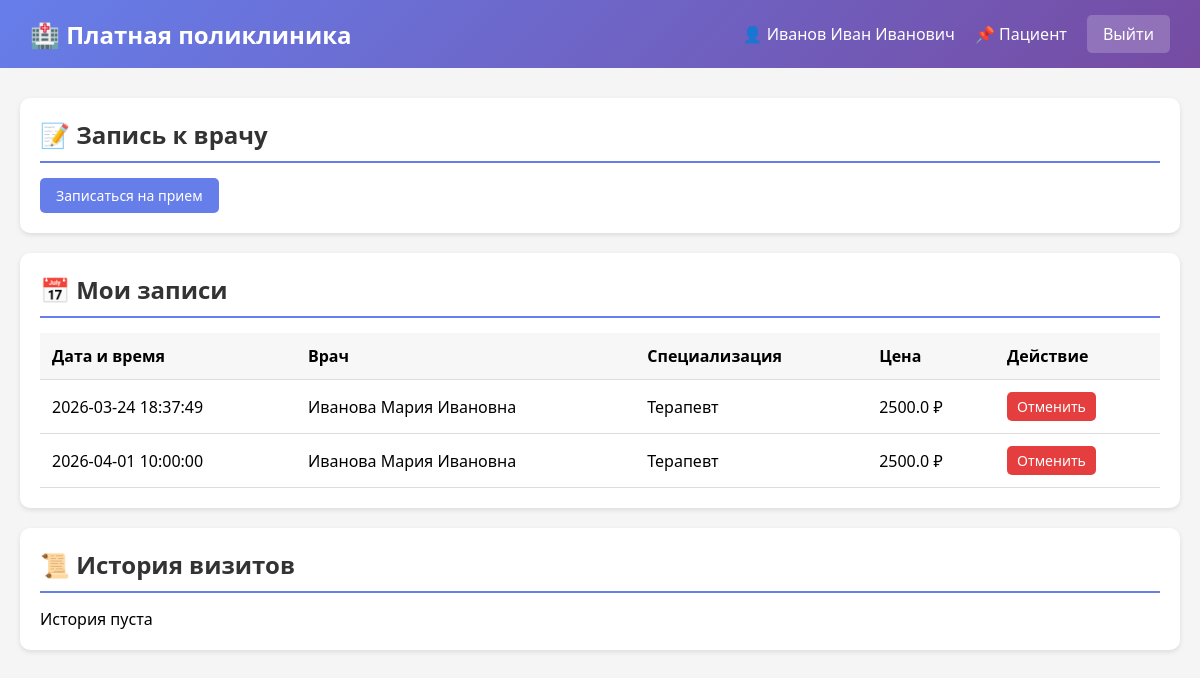
/dashboard (signed in), run on the app's committed database.
### tables this page shows
CREATE TABLE patients (
            id INTEGER PRIMARY KEY AUTOINCREMENT,
            user_id INTEGER UNIQUE REFERENCES users(id) ON DELETE CASCADE,
            full_name TEXT NOT NULL,
            phone TEXT UNIQUE NOT NULL,
            birth_date DATE,
            created_at TIMESTAMP DEFAULT CURRENT_TIMESTAMP
        );

CREATE TABLE appointments (
            id INTEGER PRIMARY KEY AUTOINCREMENT,
            patient_id INTEGER NOT NULL REFERENCES patients(id),
            doctor_id INTEGER NOT NULL REFERENCES doctors(id),
            appointment_datetime TIMESTAMP NOT NULL,
            status TEXT NOT NULL DEFAULT 'active' CHECK(status IN ('active', 'completed', 'cancelled')),
            created_at TIMESTAMP DEFAULT CURRENT_TIMESTAMP
        );

CREATE TABLE doctors (
            id INTEGER PRIMARY KEY AUTOINCREMENT,
            full_name TEXT NOT NULL,
            specialization TEXT NOT NULL,
            consultation_price REAL NOT NULL
        );

### app.py (the view)
@app.route('/dashboard')
def dashboard():
    if 'user_id' not in session:
        return redirect(url_for('login'))
    conn = get_db()
    role = session['role']
    data = {}
    if role == 'admin':
        data['total_patients'] = conn.execute('SELECT COUNT(*) as c FROM patients').fetchone()['c']
        data['total_doctors'] = conn.execute('SELECT COUNT(*) as c FROM doctors').fetchone()['c']
        data['total_appointments'] = conn.execute('SELECT COUNT(*) as c FROM appointments').fetchone()['c']
        data['doctors'] = conn.execute('SELECT * FROM doctors').fetchall()
        data['patients'] = conn.execute('''
            SELECT p.*, u.email
            FROM patients p
            JOIN users u ON p.user_id = u.id
            ORDER BY p.created_at DESC
        ''').fetchall()
        data['appointments'] = conn.execute('''
            SELECT a.*, p.full_name as patient_name, d.full_name as doctor_name
            FROM appointments a
            JOIN patients p ON a.patient_id = p.id
            JOIN doctors d ON a.doctor_id = d.id
            ORDER BY a.appointment_datetime DESC
            LIMIT 20
        ''').fetchall()
    else:  # patient
        patient = conn.execute('SELECT id, full_name FROM patients WHERE user_id = ?', (session['user_id'],)).fetchone()
        if patient:
            data['patient'] = patient
            data['active_appointments'] = conn.execute('''
                SELECT a.*, d.full_name as doctor_name, d.specialization, d.consultation_price
                FROM appointments a
                JOIN doctors d ON a.doctor_id = d.id
                WHERE a.patient_id = ? AND a.status = 'active'
                ORDER BY a.appointment_datetime
            ''', (patient['id'],)).fetchall()
            data['history'] = conn.execute('''
                SELECT a.*, d.full_name as doctor_name, d.specialization,
                       m.diagnosis, m.recommendations
                FROM appointments a
                JOIN doctors d ON a.doctor_id = d.id
                LEFT JOIN medical_records m ON a.id = m.appointment_id
                WHERE a.patient_id = ? AND a.status IN ('completed', 'cancelled')
                ORDER BY a.appointment_datetime DESC
                LIMIT 10
            ''', (patient['id'],)).fetchall()
    conn.close()
    return render_template('dashboard.html', role=role, data=data)

### app.py (called while the page is built)
def get_db():
    conn = sqlite3.connect(DATABASE)
    conn.row_factory = sqlite3.Row
    return conn

### templates/dashboard.html (shortened to what this page needs)
<!DOCTYPE html>
<html lang="ru">
<head>
</head>
<body>
    <div class="navbar">
        <h1>🏥 Платная поликлиника</h1>
        <div class="user-info">
            <span>👤 {{ session.full_name }}</span>
            <span>📌 {{ 'Администратор' if role == 'admin' else 'Пациент' }}</span>
            <a href="/logout" class="logout-btn">Выйти</a>
        </div>
    </div>
    <div class="container">
        {% if role == 'admin' %}
        <div class="stats-grid">
            <div class="stat-card"><h3>👥 Пациентов</h3><div class="number">{{ data.total_patients }}</div></div>
            <div class="stat-card"><h3>👨‍⚕️ Врачей</h3><div class="number">{{ data.total_doctors }}</div></div>
            <div class="stat-card"><h3>📅 Записей</h3><div class="number">{{ data.total_appointments }}</div></div>
        </div>
        <div class="grid-2">
            <div class="card">
                <h2>➕ Добавить врача</h2>
                <form method="POST" action="/add_doctor">
                    <div class="form-group"><input type="text" name="full_name" placeholder="ФИО врача" required></div>
                    <div class="form-group"><input type="text" name="specialization" placeholder="Специализация" required></div>
                    <div class="form-group"><input type="number" name="price" placeholder="Цена приема" step="0.01" required></div>
                    <button type="submit" class="btn btn-success">Добавить</button>
                </form>
            </div>
            <div class="card">
                <h2>👨‍⚕️ Список врачей</h2>
                {% if data.doctors %}
                <table>
                    <thead><tr><th>ФИО</th><th>Специализация</th><th>Цена</th></tr></thead>
                    <tbody>
                        {% for d in data.doctors %}
                        <tr><td>{{ d.full_name }}</td><td>{{ d.specialization }}</td><td>{{ d.consultation_price }} ₽</td></tr>
                        {% endfor %}
                    </tbody>
                </table>
                {% else %}<p>Нет врачей</p>{% endif %}
            </div>
        </div>
        <div class="card">
            <h2>📋 Все записи</h2>
            {% if data.appointments %}
            <table>
                <thead><tr><th>Дата</th><th>Пациент</th><th>Врач</th><th>Статус</th><th>Действие</th></tr></thead>
                <tbody>
                    {% for a in data.appointments %}
                    <tr>
                        <td>{{ a.appointment_datetime }}</td>
                        <td>{{ a.patient_name }}</td>
                        <td>{{ a.doctor_name }}</td>
                        <td class="status-{{ a.status }}">{{ a.status }}</td>
                        <td>
                            {% if a.status == 'active' %}
                            <a href="/complete/{{ a.id }}" class="btn btn-success" style="padding: 5px 10px;">Завершить</a>
                            {% endif %}
                            <a href="#" onclick="showMedicalForm({{ a.id }})" class="btn btn-primary" style="padding: 5px 10px;">Мед.запись</a>
                        </td>
                    </tr>
                    {% endfor %}
                </tbody>
            </table>
            {% else %}<p>Нет записей</p>{% endif %}
        </div>
        <div class="card">
            <h2>👥 Пациенты</h2>
            {% if data.patients %}
            <table>
                <thead><tr><th>ФИО</th><th>Телефон</th><th>Email</th><th>Дата регистрации</th></tr></thead>
                <tbody>
                    {% for p in data.patients %}
                    <tr>
                        <td>{{ p.full_name }}</td>
                        <td>{{ p.phone }}</td>
                        <td>{{ p.email }}</td>
                        <td>{{ p.created_at }}</td>
                    </tr>
                    {% endfor %}
                </tbody>
            </table>
            {% else %}<p>Нет пациентов</p>{% endif %}
        </div>
        <div id="medicalModal" style="display:none; position:fixed; top:0; left:0; right:0; bottom:0; background:rgba(0,0,0,0.5); align-items:center; justify-content:center;">
            <div style="background:white; padding:30px; border-radius:10px; width:500px;">
                <h3>Медицинская запись</h3>
                <form id="medicalForm" method="POST">
                    <div class="form-group"><textarea name="complaints" rows="3" placeholder="Жалобы пациента"></textarea></div>
                    <div class="form-group"><input type="text" name="diagnosis" placeholder="Диагноз"></div>
                    <div class="form-group"><textarea name="recommendations" rows="3" placeholder="Рекомендации"></textarea></div>
                    <button type="submit" class="btn btn-primary">Сохранить</button>
                    <button type="button" onclick="closeModal()" class="btn" style="background:#ccc;">Отмена</button>
                </form>
            </div>
        </div>
        <script>
            function showMedicalForm(appointmentId) {
                document.getElementById('medicalForm').action = '/add_medical_record/' + appointmentId;
                document.getElementById('medicalModal').style.display = 'flex';
            }
            function closeModal() {
                document.getElementById('medicalModal').style.display = 'none';
            }
        </script>
        {% elif role == 'patient' %}
        <div class="card">
            <h2>📝 Запись к врачу</h2>
            <a href="/book" class="btn btn-primary">Записаться на прием</a>
        </div>
        <div class="card">
            <h2>📅 Мои записи</h2>
            {% if data.active_appointments %}
            <table>
                <thead><tr><th>Дата и время</th><th>Врач</th><th>Специализация</th><th>Цена</th><th>Действие</th></tr></thead>
                <tbody>
                    {% for a in data.active_appointments %}
                    <tr>
                        <td>{{ a.appointment_datetime }}</td>
                        <td>{{ a.doctor_name }}</td>
                        <td>{{ a.specialization }}</td>
                        <td>{{ a.consultation_price }} ₽</td>
                        <td><a href="/cancel/{{ a.id }}" class="btn btn-danger" style="padding: 5px 10px;">Отменить</a></td>
                    </tr>
                    {% endfor %}
                </tbody>
            </table>
            {% else %}<p>Нет активных записей</p>{% endif %}
        </div>
        <div class="card">
            <h2>📜 История визитов</h2>
            {% if data.history %}
            <table>
                <thead><tr><th>Дата</th><th>Врач</th><th>Диагноз</th><th>Рекомендации</th><th>Статус</th></tr></thead>
                <tbody>
                    {% for v in data.history %}
                    <tr>
                        <td>{{ v.appointment_datetime }}</td>
                        <td>{{ v.doctor_name }}</td>
                        <td>{{ v.diagnosis or '—' }}</td>
                        <td>{{ v.recommendations or '—' }}</td>
                        <td class="status-{{ v.status }}">{{ v.status }}</td>
                    </tr>
                    {% endfor %}
                </tbody>
            </table>
            {% else %}<p>История пуста</p>{% endif %}
        </div>
        {% endif %}
    </div>
</body>
</html>

### templates/dashboard.html (style rules this page uses)
* { margin: 0; padding: 0; box-sizing: border-box; }
body { font-family: 'Segoe UI', Tahoma, Geneva, Verdana, sans-serif; background: #f5f5f5; }
.navbar { background: linear-gradient(135deg, #667eea 0%, #764ba2 100%); color: white; padding: 15px 30px; display: flex; justify-content: space-between; align-items: center; }
.navbar h1 { font-size: 24px; }
.user-info { display: flex; align-items: center; gap: 20px; }
.logout-btn { background: rgba(255,255,255,0.2); color: white; padding: 8px 16px; border-radius: 5px; text-decoration: none; }
.container { max-width: 1200px; margin: 30px auto; padding: 0 20px; }
.card { background: white; border-radius: 10px; padding: 20px; margin-bottom: 20px; box-shadow: 0 2px 5px rgba(0,0,0,0.1); }
.card h2 { margin-bottom: 15px; color: #333; border-bottom: 2px solid #667eea; padding-bottom: 10px; }
.btn { display: inline-block; padding: 8px 16px; border: none; border-radius: 5px; cursor: pointer; text-decoration: none; font-size: 14px; }
.btn-primary { background: #667eea; color: white; }
.btn-danger { background: #e53e3e; color: white; }
table { width: 100%; border-collapse: collapse; }
th, td { padding: 12px; text-align: left; border-bottom: 1px solid #ddd; }
th { background: #f7f7f7; }

### data on the page
patients: full_name "Иванов Иван Иванович"
appointments: appointment_datetime "2026-03-24 18:37:49", doctor_name "Иванова Мария Ивановна", specialization "Терапевт", consultation_price "2500.0"
appointments: appointment_datetime "2026-04-01 10:00:00", doctor_name "Иванова Мария Ивановна", specialization "Терапевт", consultation_price "2500.0"

### other printed values
{{ 'Администратор' if role == 'admin' else 'Пациент' }} "Пациент"
